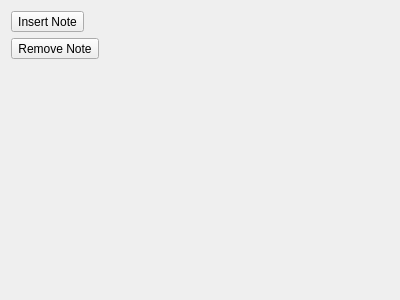
<?xml version="1.0" encoding="UTF-8"?>
<ui version="4.0">
 <class>SimpleAnnotationWidget</class>
 <widget class="QWidget" name="SimpleAnnotationWidget">
  <property name="geometry">
   <rect>
    <x>0</x>
    <y>0</y>
    <width>400</width>
    <height>300</height>
   </rect>
  </property>
  <property name="sizePolicy">
   <sizepolicy hsizetype="Preferred" vsizetype="Minimum">
    <horstretch>0</horstretch>
    <verstretch>0</verstretch>
   </sizepolicy>
  </property>
  <layout class="QGridLayout" name="gridLayout">
   <item row="0" column="0">
    <widget class="QToolButton" name="insertAnnotation">
     <property name="text">
      <string>Insert Note</string>
     </property>
    </widget>
   </item>
   <item row="1" column="0">
    <widget class="QToolButton" name="removeAnnotation">
     <property name="enabled">
      <bool>true</bool>
     </property>
     <property name="text">
      <string>Remove Note</string>
     </property>
    </widget>
   </item>
   <item row="0" column="1">
    <spacer name="horizontalSpacer_2">
     <property name="orientation">
      <enum>Qt::Horizontal</enum>
     </property>
     <property name="sizeHint" stdset="0">
      <size>
       <width>138</width>
       <height>20</height>
      </size>
     </property>
    </spacer>
   </item>
   <item row="2" column="0">
    <widget class="QWidget" name="SpecialSpacer" native="true">
     <property name="sizePolicy">
      <sizepolicy hsizetype="Preferred" vsizetype="Expanding">
       <horstretch>0</horstretch>
       <verstretch>0</verstretch>
      </sizepolicy>
     </property>
    </widget>
   </item>
  </layout>
 </widget>
 <resources/>
 <connections/>
</ui>
